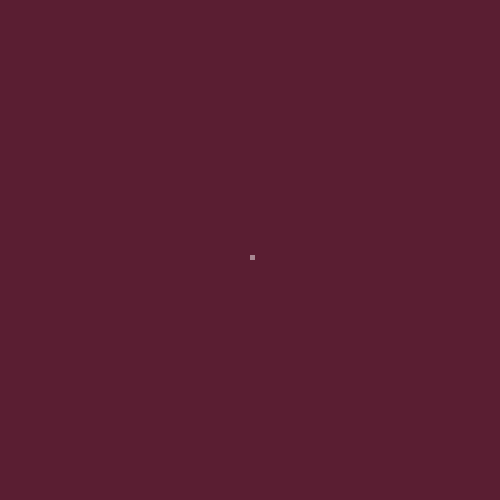
Frame 1 (no input)
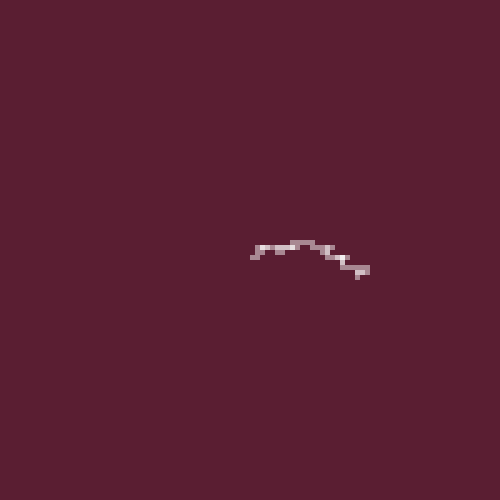
Frame 60 (the mouse pressed at the canvas centre just before this capture)
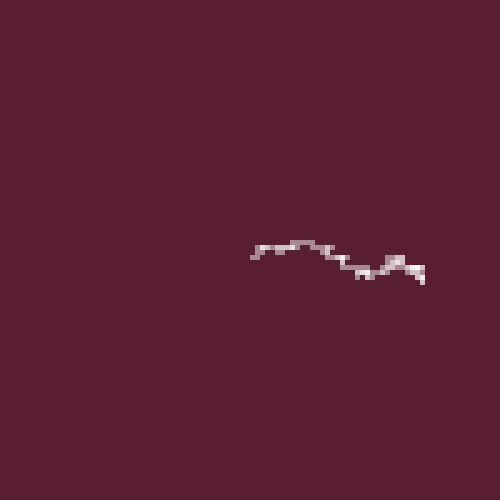
Frame 120 (the mouse held since frame 60 and released just before this capture)

The Processing sketch that drew these frames (run headless with seeded random() and noise(); from frame 60 on, the mouse is pressed at the canvas centre):

// Processing sketch: example_i3
// ── example_i3.pde
Walker w;

void setup(){
	size(500, 500);
	w = new Walker();
	background(90, 30, 50);
}

void draw(){
	w.step();
	w.display();
}
// ── Walker.pde
class Walker{
	int x;
	int y;

	Walker() {
	x = width/2;
	y = height/2;
	}
	
	void display(){
		noStroke();
		fill(255, 120);
		rect(x, y, 5, 5);
	}

	void step(){
		float r = random(1);
		if (r < 0.4) {
			x=x+5;
		} else if (r < 0.6){
			x=x-5;
		} else if (r < 0.8){
			y=y+5;
		} else {
			y=y-5;
		}
	}
}
